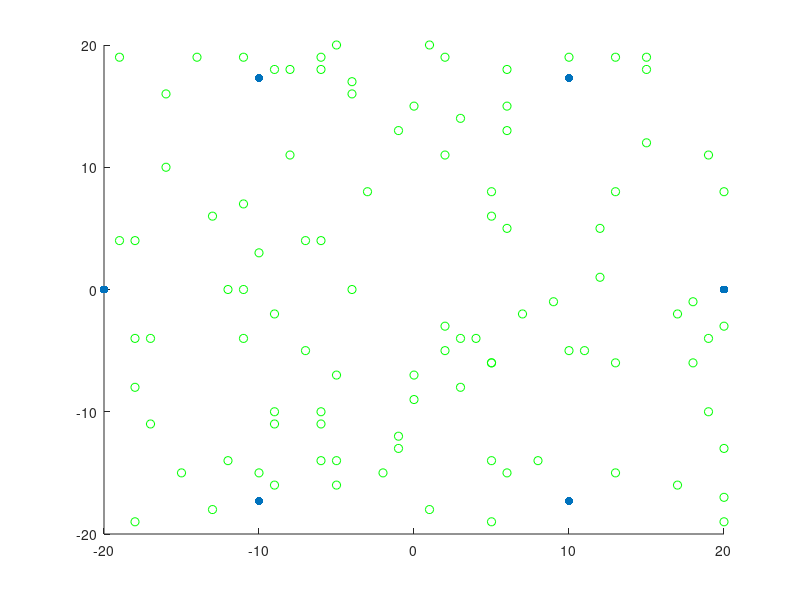
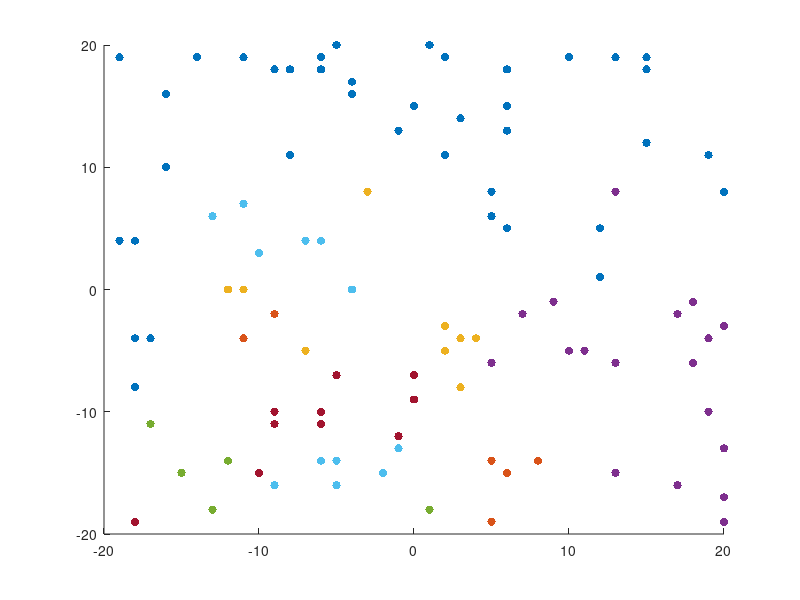
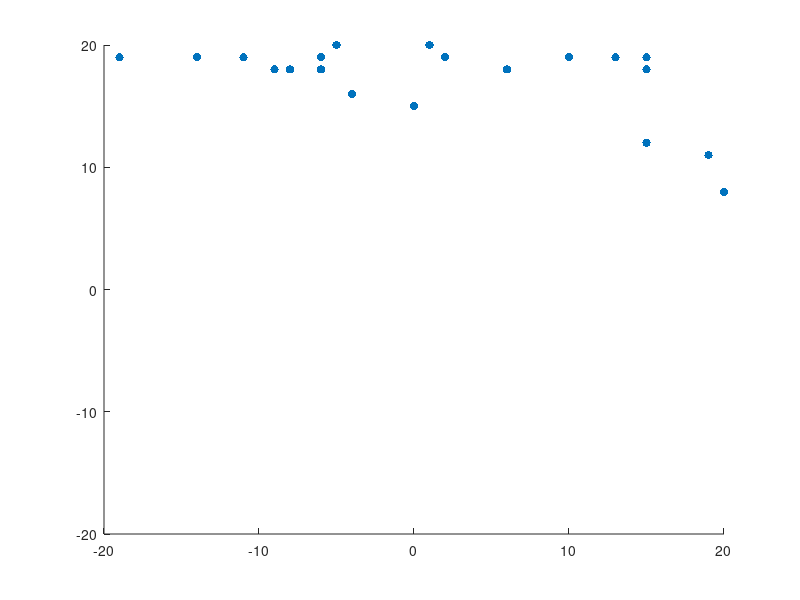
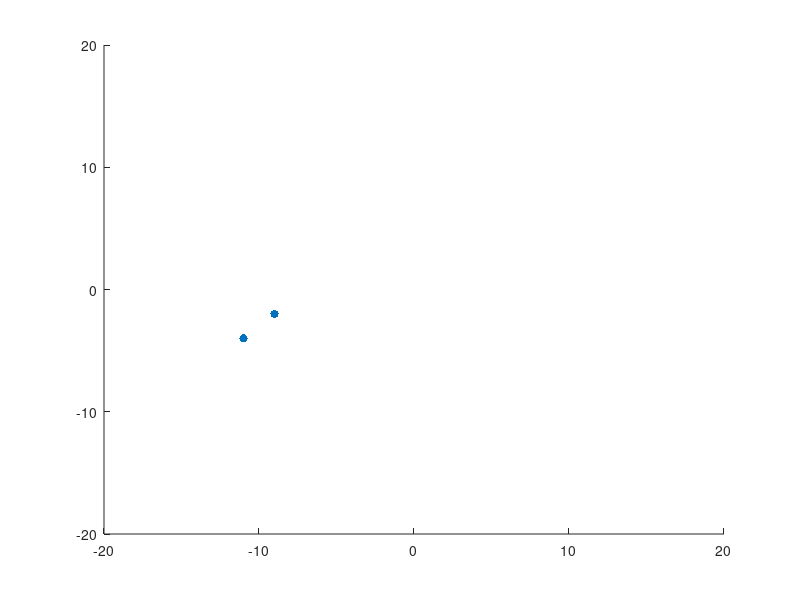

Source code (MATLAB) for these figures, in order:
% create clustered data 
% give RN and BN locations
% generate data as given in the paper
% data generation and clustering with both LOS
% and NLOS 
clear all
close all

N = 6;
M = 100; %number of BNs
rad = 20;
theta = randi(40,M,2); % from gxg grid sample n points 
theta_org = theta - repmat([20 20],M,1);
save('theta_org','theta_org');

%% initializations
rad = 20; % radius of the circle centered at (0,0)
N = 6; % No. of RNs
d_0 = 1; % reference distance in m
L_0 = 40; % received power at d_0
gamma = 3; % path loss exponent
sigma = 1; % noise variance
%theta = [0 2]; %[-5 -15];
no_clus = 10; % No. of clusters 
 
%% get RN locations
for i = 1:N
   a(i) = rad*cos(2*pi*(i-1)/N);
   b(i) = rad*sin(2*pi*(i-1)/N);
end

phi = [a;b]';
save('phi','phi');

%% NLOS parameters
nlos_gamma = 4;
nlos_sigma = 4;

% obtain RSS at BN from NLOS BS
for j = 1:M % for all the points
    %i.i.d gaussian noise 
    m = mvnrnd(0,nlos_sigma,1);
    for i = 1 % from all the NLOS BS
        L_A(j,i) = L_0 + 10*nlos_gamma*log10(norm(theta(j,:)-phi(i,:),2)/d_0) + m(i);
    end
end

%% obtain RSS at BN from LOS BS
% path loss model 
for j = 1:M % for all the points
    % i.i.d gaussian noise 
    m = mvnrnd(0,sigma,N-1);
    for i = 2:N % from all the LOS BSs
        L_A(j,i) = L_0 + 10*gamma*log10(norm(theta(j,:)-phi(i,:),2)/d_0) + m(i-1);
    end
end
save('L_A','L_A');

%% k means clustering
no_of_clusters = 15;
idx = kmeans(L_A,no_of_clusters);

%% sort
theta_1 = [idx theta_org];
theta_1_sort = sortrows(theta_1,1);
save('theta_1','theta_1');
save('theta_1_sort','theta_1_sort');

%% make plots : original data
figure(1)
scatter(phi(:,1),phi(:,2),'filled');
hold on 
scatter(theta_org(:,1),theta_org(:,2),'g');
figure('Name','Original data')

%% clustered data
figure(2)
% get the index counts
for k = 1:no_of_clusters
    idx_count(k) = sum(theta_1_sort(:,1)==k);
end

save('idx_count','idx_count');
idx_count = [idx_count 0];

a = 1;
b = idx_count(1);
for i = 1:no_of_clusters
    theta_2 = [];
    theta_2 = theta_1_sort(a:b,2:3);
    a = b+1;
    b = b + idx_count(i+1);
    scatter(theta_2(:,1),theta_2(:,2),'filled');
    hold on
end


a = 1;
b = idx_count(1);
for i = 1:no_of_clusters
    figure()
    theta_2 = [];
    theta_2 = theta_1_sort(a:b,2:3);
    a = b+1;
    b = b + idx_count(i+1);
    scatter(theta_2(:,1),theta_2(:,2),'filled');
    hold on
    xlim([-20 20])
    ylim([-20 20])
end






